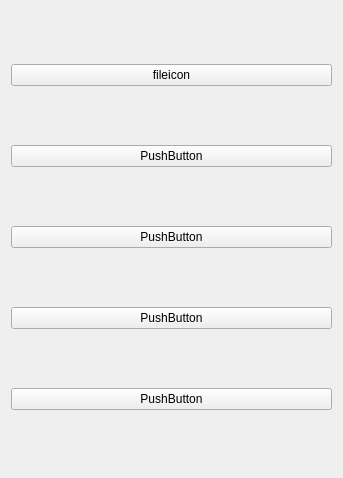
<?xml version="1.0" encoding="UTF-8"?>
<ui version="4.0">
 <class>Form</class>
 <widget class="QWidget" name="Form">
  <property name="geometry">
   <rect>
    <x>0</x>
    <y>0</y>
    <width>343</width>
    <height>478</height>
   </rect>
  </property>
  <property name="windowTitle">
   <string>Form</string>
  </property>
  <layout class="QVBoxLayout" name="verticalLayout">
   <item>
    <widget class="QPushButton" name="fileicon">
     <property name="text">
      <string>fileicon</string>
     </property>
     <property name="icon">
      <iconset>
       <normaloff>image1.png</normaloff>image1.png</iconset>
     </property>
    </widget>
   </item>
   <item>
    <widget class="QPushButton" name="fileandthemeicon">
     <property name="text">
      <string>PushButton</string>
     </property>
     <property name="icon">
      <iconset theme="edit-copy">
       <normaloff>image7.png</normaloff>image7.png</iconset>
     </property>
    </widget>
   </item>
   <item>
    <widget class="QPushButton" name="themeicon">
     <property name="text">
      <string>PushButton</string>
     </property>
     <property name="icon">
      <iconset theme="edit-copy"/>
     </property>
    </widget>
   </item>
   <item>
    <widget class="QPushButton" name="themeenum">
     <property name="text">
      <string>PushButton</string>
     </property>
     <property name="icon">
      <iconset theme="QIcon::ThemeIcon::EditCopy"/>
     </property>
    </widget>
   </item>
   <item>
    <widget class="QPushButton" name="fileandthemeenum">
     <property name="text">
      <string>PushButton</string>
     </property>
     <property name="icon">
      <iconset theme="QIcon::ThemeIcon::EditCopy">
       <normaloff>image7.png</normaloff>image7.png</iconset>
     </property>
    </widget>
   </item>
  </layout>
 </widget>
 <resources/>
 <connections/>
</ui>
